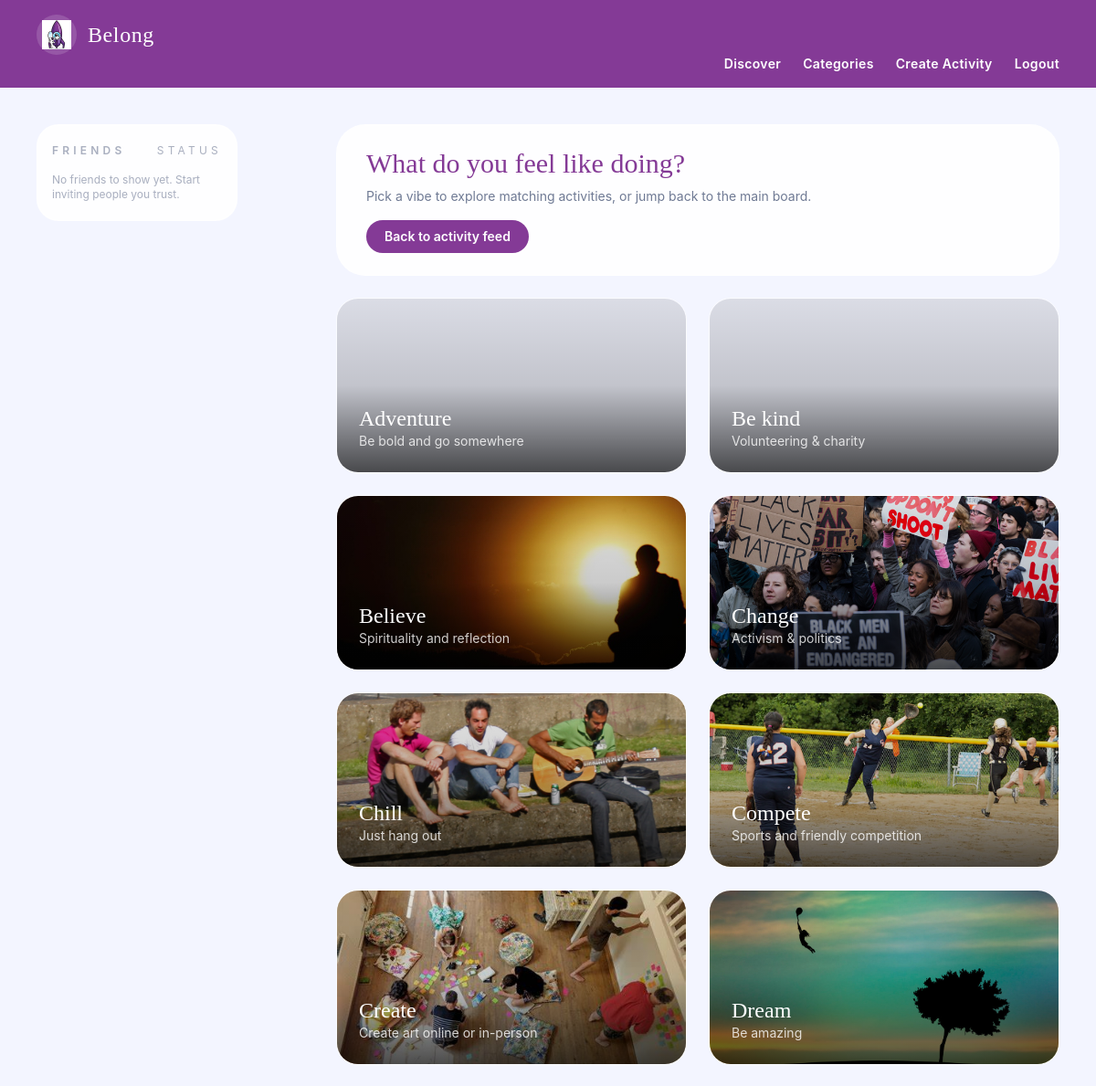
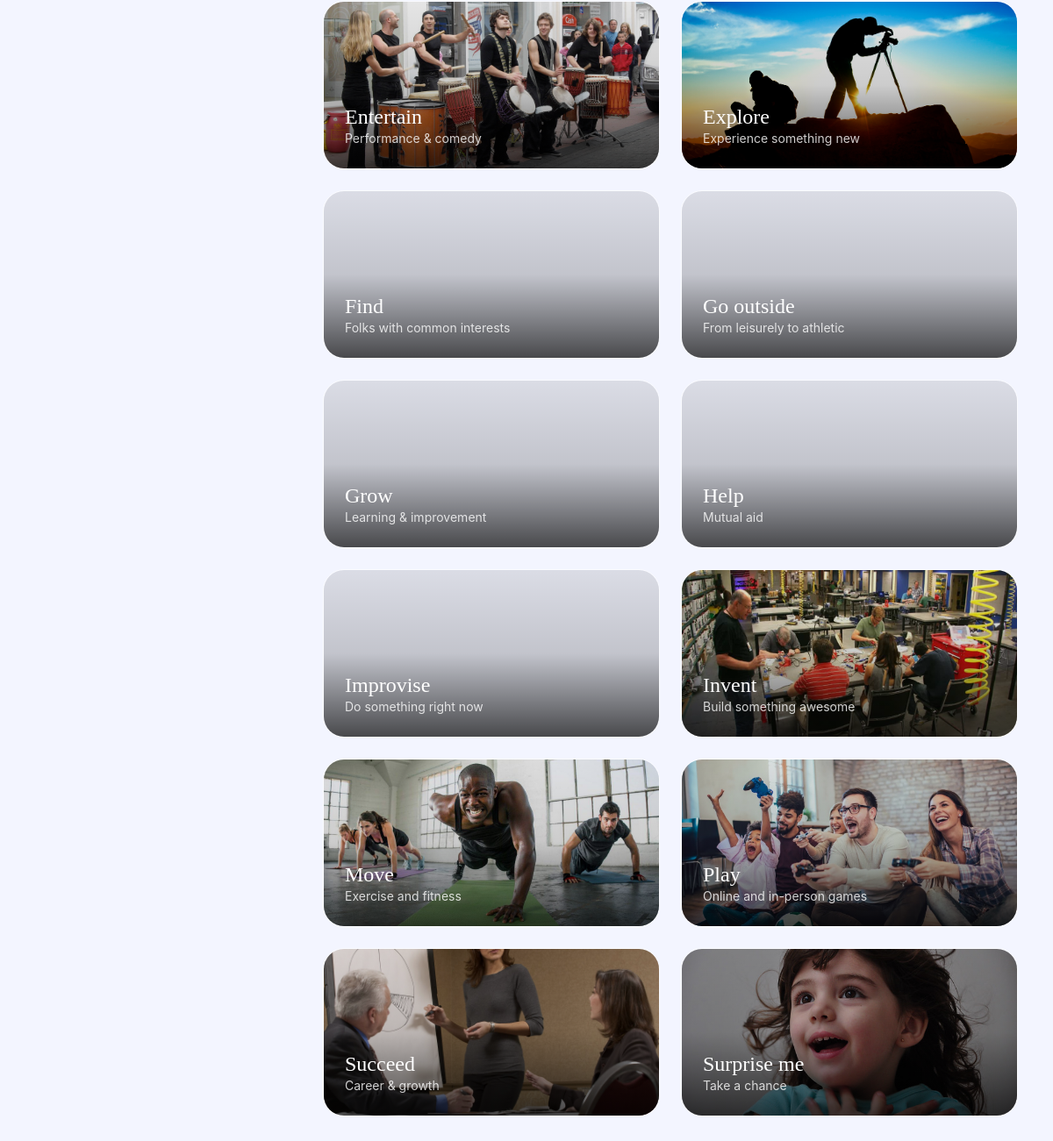
The app's page /discover/categories/ (signed in) with its own data (2 pictures, top to bottom).
### activities/models.py (models this page shows, shortened)
class ActivityCategory(models.Model):
    name = models.CharField(max_length=80)
    slug = models.SlugField(unique=True)
    tagline = models.CharField(max_length=160, blank=True)
    hero_image = models.CharField(max_length=255, blank=True)
    color_primary = models.CharField(max_length=7, default="#5b1fa6")
    color_secondary = models.CharField(max_length=7, default="#311b92")
    class Meta:
        ordering = ["name"]

### activities/views.py (the view)
# urls.py: path("discover/categories/", views.category_explore, name="categories"),
@login_required
def category_explore(request: HttpRequest) -> HttpResponse:
    categories = ActivityCategory.objects.all().order_by("name")
    context = {
        "categories": categories,
        "friends": _friend_context(request.user),
    }
    return render(request, "activities/categories.html", context)

### activities/views.py (called while the page is built, shortened)
def _friend_context(user) -> List[Dict[str, object]]:
    if not user.is_authenticated:
        return []
    friendships = Friendship.objects.filter(Q(user_a=user) | Q(user_b=user))
    friend_ids = set()
    for friendship in friendships:
        other_id = friendship.user_a_id if friendship.user_b_id == user.id else friendship.user_b_id
        friend_ids.add(other_id)
    if not friend_ids:
        return []

### templates/activities/categories.html (shortened to what this page needs)
{% extends 'base.html' %}
{% load static %}
{% block content %}
  <div class="flex flex-col lg:flex-row gap-10">
    <aside class="w-full lg:w-72 flex-shrink-0 space-y-6">
      {% include 'includes/friend_list.html' with friends=friends %}
    </aside>
    <section class="flex-1 space-y-6">
      <div class="rounded-[32px] bg-white/85 border border-white/60 px-8 py-6">
        <h1 class="text-3xl font-display text-belong-purple">What do you feel like doing?</h1>
        <p class="text-sm text-belong-slate mt-2">Pick a vibe to explore matching activities, or jump back to the main board.</p>
        <a href="{% url 'activities:index' %}" class="inline-flex mt-4 items-center gap-2 rounded-full bg-belong-purple text-white px-5 py-2 text-sm font-semibold hover:bg-belong-purpleDark transition">Back to activity feed</a>
      </div>
      <div class="grid gap-6 sm:grid-cols-2 xl:grid-cols-3">
        {% for category in categories %}
          <a href="{% url 'activities:index' %}?category={{ category.slug }}" class="group relative h-48 rounded-3xl overflow-hidden border border-white/60">
            {% if category.hero_image %}
              <div class="absolute inset-0 bg-cover bg-center" style="background-image: url('{% static category.hero_image %}')"></div>
            {% else %}
              <div class="absolute inset-0" style="background: linear-gradient(135deg, {{ category.color_primary }} 0%, {{ category.color_secondary }} 100%);"></div>
            {% endif %}
            <div class="absolute inset-0 bg-gradient-to-t from-black/70 via-black/20 to-black/10"></div>
            <div class="relative z-10 h-full w-full p-6 flex flex-col justify-end text-white">
              <h2 class="text-2xl font-display leading-tight">{{ category.name }}</h2>
              {% if category.tagline %}
                <p class="text-sm text-white/80">{{ category.tagline }}</p>
              {% endif %}
            </div>
          </a>
        {% empty %}
          <p class="text-slate-500">No categories defined yet.</p>
        {% endfor %}
      </div>
    </section>
  </div>
{% endblock %}

### templates/base.html (shortened to what this page needs)
{% load static %}
<!DOCTYPE html>
<html lang="en">
  <head>
    <link rel="stylesheet" href="{% static 'css/tailwind.css' %}">
  </head>
  <body class="min-h-screen text-belong-slate bg-belong-background font-body {% block body_class %}{% endblock %}">
    <header class="bg-belong-purple text-white">
      <div class="w-full px-6 py-4 lg:px-10">
        <div class="flex items-center justify-between">
          <a href="{% url 'activities:index' %}" class="flex items-center gap-3">
            <span class="inline-flex items-center justify-center bg-white/15 rounded-full p-1.5">
              <img src="{% static 'img/logo64.png' %}" alt="Belong" class="h-8 w-8 object-contain" loading="lazy">
            </span>
            <span class="text-2xl font-display tracking-wide">Belong</span>
          </a>
        </div>
        <nav id="primary-navigation"
             class="hidden mt-4 flex-col gap-4 text-sm font-semibold tracking-wide lg:mt-0 lg:flex lg:flex-row lg:items-center lg:justify-end lg:gap-6"
             data-mobile-menu>
          <a href="{% url 'activities:index' %}" class="hover:text-white/80 transition-colors">Discover</a>
          <a href="{% url 'activities:categories' %}" class="hover:text-white/80 transition-colors">Categories</a>
          {% if user.is_authenticated %}
            <a href="{% url 'activities:create' %}" class="hover:text-white/80 transition-colors">Create Activity</a>
            <form action="{% url 'logout' %}" method="post" class="inline">
              <button type="submit" class="hover:text-white/80 transition-colors text-left lg:text-center">Logout</button>
            </form>
          {% else %}
            <a href="{% url 'login' %}" class="hover:text-white/80 transition-colors">Log in</a>
            <a href="{% url 'signup' %}" class="hover:text-white/80 transition-colors">Join Belong</a>
          {% endif %}
        </nav>
      </div>
    </header>
    <main class="w-full px-6 py-10 sm:px-8 lg:px-10">
      {% block content %}{% endblock %}
    </main>
  </body>
</html>

### templates/includes/friend_list.html
<div class="rounded-[24px] bg-white/90 border border-white/70 px-4 py-5 space-y-4 w-[220px]">
  <div class="flex items-center justify-between text-xs uppercase tracking-[0.35em] text-belong-slate/60">
    <span class="font-semibold">Friends</span>
    <span>Status</span>
  </div>
  <div class="space-y-2.5">
    {% for friend in friends %}
      <div class="flex items-center gap-3 p-3 rounded-2xl border border-white/70 bg-white/85">
        <div class="relative h-9 w-9 rounded-full overflow-hidden bg-belong-purple/10 border border-white/80 flex items-center justify-center text-belong-purple font-semibold">
          {% if friend.profile.avatar_url %}
            <img src="{{ friend.profile.avatar_url }}" alt="{{ friend.user.get_full_name|default:friend.user.username }}" class="h-full w-full object-cover">
          {% else %}
            {{ friend.user.get_full_name|default:friend.user.username|slice:":1"|upper }}
          {% endif %}
          {% if friend.is_recent %}
            <span class="absolute bottom-[-2px] right-[-2px] h-3 w-3 rounded-full border-2 border-white bg-emerald-500"></span>
          {% endif %}
        </div>
        <div class="flex-1 min-w-0 text-xs text-belong-slate/70">
          <p class="text-sm font-semibold text-belong-slate truncate">{{ friend.user.get_full_name|default:friend.user.username }}</p>
          {% if friend.status %}
            <p class="truncate">{{ friend.status }}</p>
          {% endif %}
          <p class="text-belong-slate/50">Last active {{ friend.last_active|timesince }} ago</p>
        </div>
      </div>
    {% empty %}
      <p class="text-xs text-belong-slate/60">No friends to show yet. Start inviting people you trust.</p>
    {% endfor %}
  </div>
</div>

### records on screen
ActivityCategory: name "Adventure", tagline "Be bold and go somewhere"
ActivityCategory: name "Be kind", tagline "Volunteering & charity"
ActivityCategory: hero_image (picture), name "Believe", tagline "Spirituality and reflection"
ActivityCategory: hero_image (picture), name "Change", tagline "Activism & politics"
ActivityCategory: hero_image (picture), name "Chill", tagline "Just hang out"
ActivityCategory: hero_image (picture), name "Compete", tagline "Sports and friendly competition"
ActivityCategory: hero_image (picture), name "Create", tagline "Create art online or in-person"
ActivityCategory: hero_image (picture), name "Dream", tagline "Be amazing"
ActivityCategory: hero_image (picture), name "Entertain", tagline "Performance & comedy"
ActivityCategory: hero_image (picture), name "Explore", tagline "Experience something new"
ActivityCategory: name "Find", tagline "Folks with common interests"
ActivityCategory: name "Go outside", tagline "From leisurely to athletic"
ActivityCategory: name "Grow", tagline "Learning & improvement"
ActivityCategory: name "Help", tagline "Mutual aid"
ActivityCategory: name "Improvise", tagline "Do something right now"
ActivityCategory: hero_image (picture), name "Invent", tagline "Build something awesome"
ActivityCategory: hero_image (picture), name "Move", tagline "Exercise and fitness"
ActivityCategory: hero_image (picture), name "Play", tagline "Online and in-person games"
ActivityCategory: hero_image (picture), name "Succeed", tagline "Career & growth"
ActivityCategory: hero_image (picture), name "Surprise me", tagline "Take a chance"
